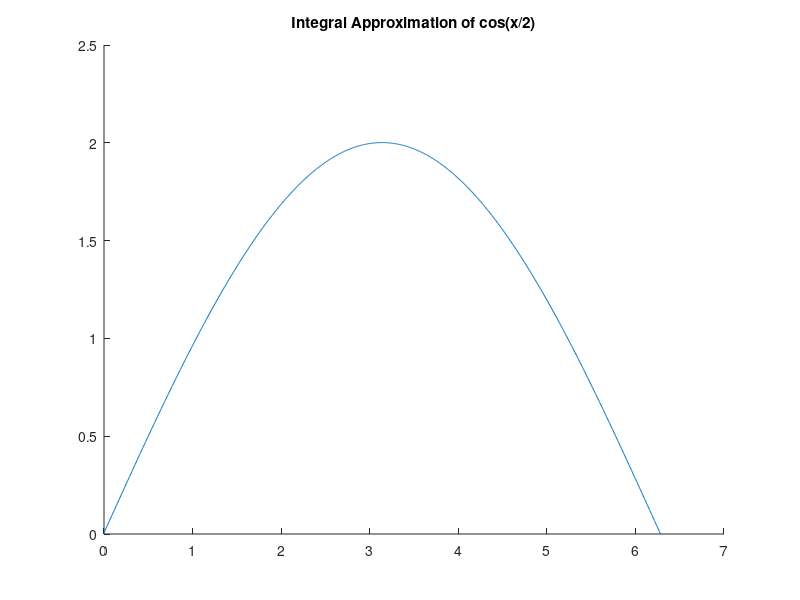

MATLAB code to generate this figure:
% Husam Almanakly  | Homework 2 ECE210-A
%

clear
close all 
clc

%% Number 1

v1 = linspace(0,2*pi, 100);
v2 = linspace(0,2*pi, 1000);


cos1 = cos(v1./2);
cos2 = cos(v2./2);

ddx1 = diff(cos1)./diff(v1);  %Should be -1/2sin(x/2)! 
ddx2 = diff(cos2)./diff(v2);

check1 = -1/2*sin(v1./2); 
check2 = -1/2*sin(v2./2);

difference1 = check1(1:end-1) - ddx1; 
difference2 = check2(1:end-1) - ddx2;

maxDiff1 = max(difference1) %v2 (the vector of length 1000) produces 
maxDiff2 = max(difference2) %better results with a significanlty smaller max difference

integral1 = cumsum(cos1 * (2*pi)/100);  %Should be 2*sin(x/2)
integral2 = cumsum(cos2 * (2*pi)/1000);

check3 = 2*sin(v1./2);
check4 = 2*sin(v2./2);

difference3 = check3 - integral1; 
difference4 = check4 - integral2; 

maxDiff3 = max(difference3)     %v2 again provides the better results 
maxDiff4 = max(difference4)

hold on;
figure(1); 
title('Integral Approximation of cos(x/2)')
plot(v2, integral2)



%% Number 2 

start = 1:100; 
start = fliplr(start);


A = reshape(start,10,10)

A = flipud(A)

A(4,:) = fliplr(A(4,:)) 

ColSum = sum(A,1)
RowProd = prod(A,2)

diagonal = diag(A)

A(7,:) = []



%% Number 3

%For Loop Without Preallocation first

tic
for i = 1:300
   for j = 1:300
       B(i,j) = 1/(2*pi) * 10/((i-150)^2 + (j-150)^2 + 10^2)^(3/2);
   end
end
toc


%For Loop With Preallocation

B = zeros(300,300);
tic
for i = 1:300
   for j = 1:300
       B(i,j) = 1/(2*pi) * 10/((i-150)^2 + (j-150)^2 + 10^2)^(3/2);
   end
end
toc


%Vector Operations
tic
    a = 1:300;
    b = a; 
    
    [i,j] = meshgrid(a,b);
    
    D = 1/(2*pi) * 10./((i-150).^2 + (j-150).^2 + 10^2).^(3/2);
    
toc

